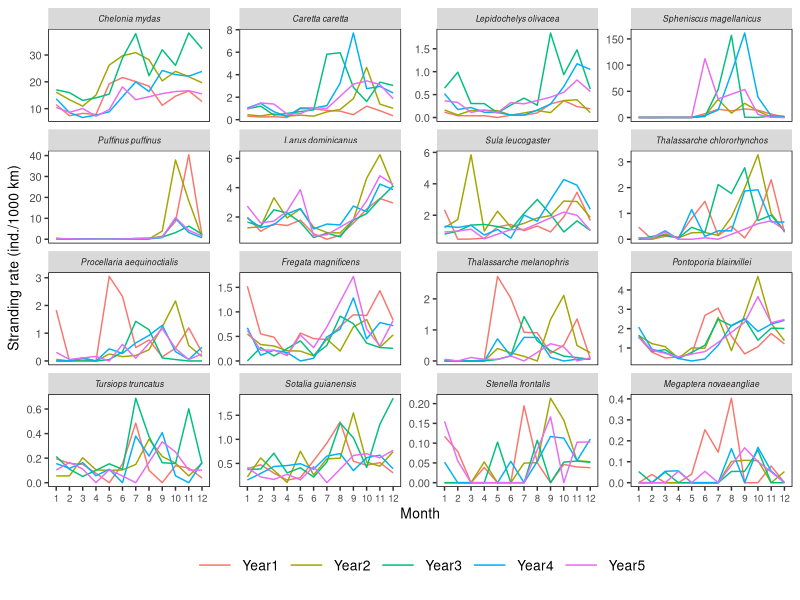
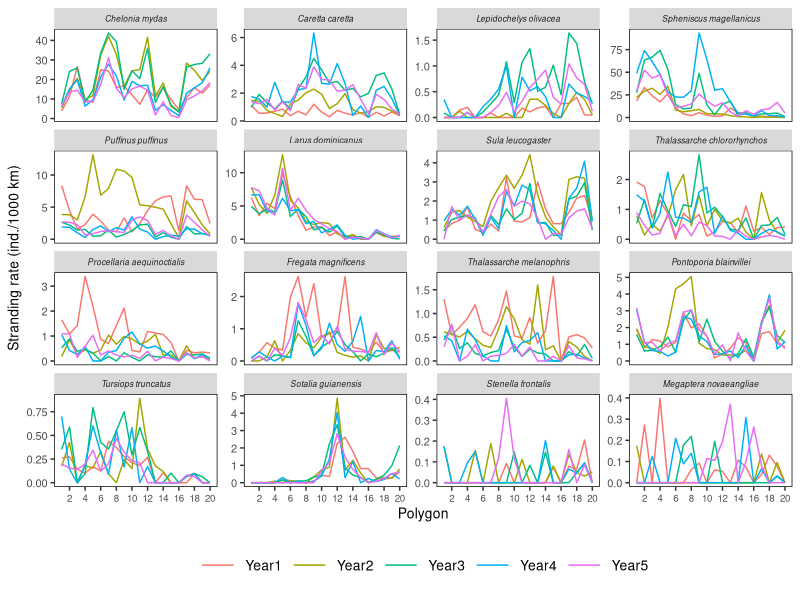

Here is the R script that generated these plots, in order: (Note: this script raises an error after producing the figures.)

## Intensive and wide-ranging beach surveys uncover 
## temporal and spatial stranding patterns of marine megafauna
##
## ICES Journal of Marine Science - 2022
##
## Code by Jonatas F. H. Prado & Nicholas W. Daudt

## This script builds figures S4 and S5 showing stranding rates for 
## the selected Reptilia, Aves and Cetacea species (i.e. species with numeric 
## frequency>1% and n>100) by month and polygon, respectively, for each year

################################################################################

# Libraries ####
library(dplyr)
library(tidyr)
library(ggplot2)
library(gridExtra)

################################################################################

## Open stranding dataset
dfSumFinal <- read.csv2("./data_out/dfSumFinal.csv")

##
## Per month
##

# Filter 14 selected species and obtain the stranding rates by 
# month for each year
str_rate_month <- 
  dfSumFinal %>%
  dplyr::select(month, year_n, effort_km, 
                Chelonia_mydas_Reptilia, Caretta_caretta_Reptilia, 
                Lepidochelys_olivacea_Reptilia, Spheniscus_magellanicus_Aves, 
                Puffinus_puffinus_Aves, Larus_dominicanus_Aves, 
                Sula_leucogaster_Aves, Thalassarche_chlororhynchos_Aves, 
                Procellaria_aequinoctialis_Aves, Fregata_magnificens_Aves, 
                Thalassarche_melanophris_Aves, Pontoporia_blainvillei_Mammalia, 
                Tursiops_truncatus_Mammalia, Sotalia_guianensis_Mammalia,
                Stenella_frontalis_Mammalia,Megaptera_novaeangliae_Mammalia) %>% 
  dplyr::group_by(month, year_n) %>% 
  dplyr::summarise_at(vars(contains(c("effort", "Mammalia", "Aves", "Reptilia"))), 
                      sum) %>% 
  dplyr::ungroup() %>% 
  dplyr::mutate_at(vars(contains(c("Mammalia", "Aves", "Reptilia"))), 
                   function(i) round(((i*1000)/.$effort_km), digits = 4)) %>% 
  tidyr::pivot_longer(cols = contains(c("Mammalia", "Aves", "Reptilia")),
                      names_to = "species", 
                      values_to = "str_rate")%>%
  dplyr::mutate(species = stringr::str_remove_all(species,"_Mammalia")) %>%
  dplyr::mutate(species = stringr::str_remove_all(species,"_Aves")) %>%
  dplyr::mutate(species = stringr::str_remove_all(species,"_Reptilia")) %>%
  dplyr::mutate(species = stringr::str_replace(species, "_", " ")) 

# Reorder the levels
str_rate_month$species <- factor(str_rate_month$species, 
                                 levels=c("Chelonia mydas", "Caretta caretta", 
                                          "Lepidochelys olivacea", "Spheniscus magellanicus", 
                                          "Puffinus puffinus", "Larus dominicanus", 
                                          "Sula leucogaster", "Thalassarche chlororhynchos", 
                                          "Procellaria aequinoctialis", "Fregata magnificens", 
                                          "Thalassarche melanophris", "Pontoporia blainvillei", 
                                          "Tursiops truncatus", "Sotalia guianensis",
                                          "Stenella frontalis", "Megaptera novaeangliae"))

##
## Per polygon
##

# Filter 14 selected species and obtain the stranding rates by 
# polygon for each year
str_rate_poly <- 
  dfSumFinal %>% 
  dplyr::select(id_polygon, year_n, effort_km, 
                Chelonia_mydas_Reptilia, Caretta_caretta_Reptilia, 
                Lepidochelys_olivacea_Reptilia, Spheniscus_magellanicus_Aves, 
                Puffinus_puffinus_Aves, Larus_dominicanus_Aves, 
                Sula_leucogaster_Aves, Thalassarche_chlororhynchos_Aves, 
                Procellaria_aequinoctialis_Aves, Fregata_magnificens_Aves, 
                Thalassarche_melanophris_Aves, Pontoporia_blainvillei_Mammalia, 
                Tursiops_truncatus_Mammalia, Sotalia_guianensis_Mammalia,
                Stenella_frontalis_Mammalia,Megaptera_novaeangliae_Mammalia) %>% 
  dplyr::group_by(id_polygon, year_n) %>% 
  dplyr::summarise_at(vars(contains(c("effort", "Mammalia", "Aves", "Reptilia"))), 
                      sum) %>% 
  dplyr::ungroup() %>% 
  dplyr::mutate_at(vars(contains(c("Mammalia", "Aves", "Reptilia"))), 
                   function(i) round(((i*1000)/.$effort_km), digits = 4)) %>% 
  tidyr::pivot_longer(cols = contains(c("Mammalia", "Aves", "Reptilia")),
                      names_to = "species", 
                      values_to = "str_rate") %>%
  dplyr::mutate(species = stringr::str_remove_all(species,"_Mammalia"))%>%
  dplyr::mutate(species = stringr::str_remove_all(species,"_Aves"))%>%
  dplyr::mutate(species = stringr::str_remove_all(species,"_Reptilia"))%>%
  dplyr::mutate(species = stringr::str_replace(species, "_", " "))

# Reorder the levels
str_rate_poly$species <- factor(str_rate_poly$species, 
                                levels=c("Chelonia mydas", "Caretta caretta", 
                                         "Lepidochelys olivacea", "Spheniscus magellanicus", 
                                         "Puffinus puffinus", "Larus dominicanus", 
                                         "Sula leucogaster", "Thalassarche chlororhynchos", 
                                         "Procellaria aequinoctialis", "Fregata magnificens", 
                                         "Thalassarche melanophris", "Pontoporia blainvillei", 
                                         "Tursiops truncatus", "Sotalia guianensis",
                                         "Stenella frontalis", "Megaptera novaeangliae"))


figureS4 <-
  ggplot2::ggplot(str_rate_month, 
                  aes(x = as.factor(month), y = str_rate, group = year_n)) + 
  geom_line(aes(color = year_n))+
  xlab("Month") + ylab("Stranding rate (ind./1000 km)") + 
  theme(legend.position = "bottom",legend.key.size = unit(1, "cm"),
        legend.key.height = unit(1,"cm"),
        legend.text=element_text(size=10)) +
  theme(legend.title = element_blank()) + 
  theme(panel.grid.major = element_blank(), 
        panel.grid.minor = element_blank(), 
        panel.background = element_blank()) + 
  facet_wrap(facets = "species", nrow = 4, scales = "free_y") + 
  theme(axis.text.x = element_text(size = 7), 
        axis.text.y = element_text(size = 8)) + 
  theme(panel.border = element_rect(colour = "black", fill = NA)) + 
  theme(axis.title.x = element_text(size = 10), 
        axis.title.y = element_text(size = 10))+
  theme(strip.text.x = element_text(size=6, face="italic"))


figureS5 <-
  ggplot2::ggplot(str_rate_poly,
                  aes(x = id_polygon, y = str_rate, group = year_n)) + 
  geom_line(aes(color = year_n))+ 
  xlab("Polygon") + ylab("Stranding rate (ind./1000 km)") + 
  theme(legend.position = "bottom",legend.key.size = unit(1, "cm"),
        legend.key.height = unit(1,"cm"),
        legend.text=element_text(size=10)) +
  theme(legend.title = element_blank()) + 
  theme(panel.grid.major = element_blank(), 
        panel.grid.minor = element_blank(), 
        panel.background = element_blank()) + 
  facet_wrap(facets = "species", nrow = 4, scales = "free_y") + 
  theme(axis.text.x = element_text(size = 7), 
        axis.text.y = element_text(size = 8)) + 
  theme(panel.border = element_rect(colour = "black", fill = NA)) + 
  theme(axis.title.x = element_text(size = 10), 
        axis.title.y = element_text(size = 10))+
  theme(strip.text.x = element_text(size=6, face="italic"))+
  scale_x_continuous(n.breaks = 10)


ggplot2::ggsave(figureS4, 
                filename = "./results/figureS4.tiff", 
                height = 170 , width = 170, units = "mm", dpi = 400,
                compression = "lzw")

ggplot2::ggsave(figureS5, 
                filename = "./results/figureS5.tiff", 
                height = 170 , width = 170, units = "mm", dpi = 400,
                compression = "lzw")

## End